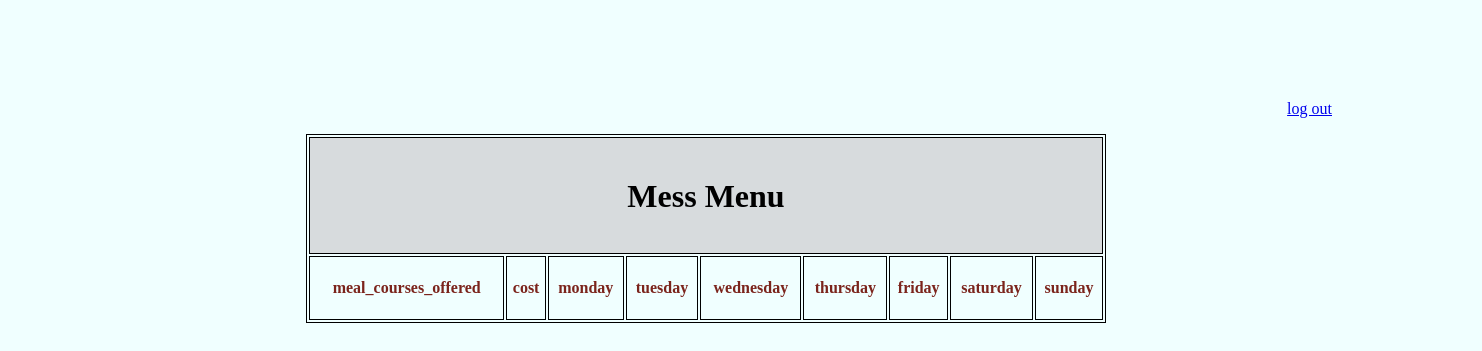
/mess_menu.php, run on an earlier commit of the app's database.
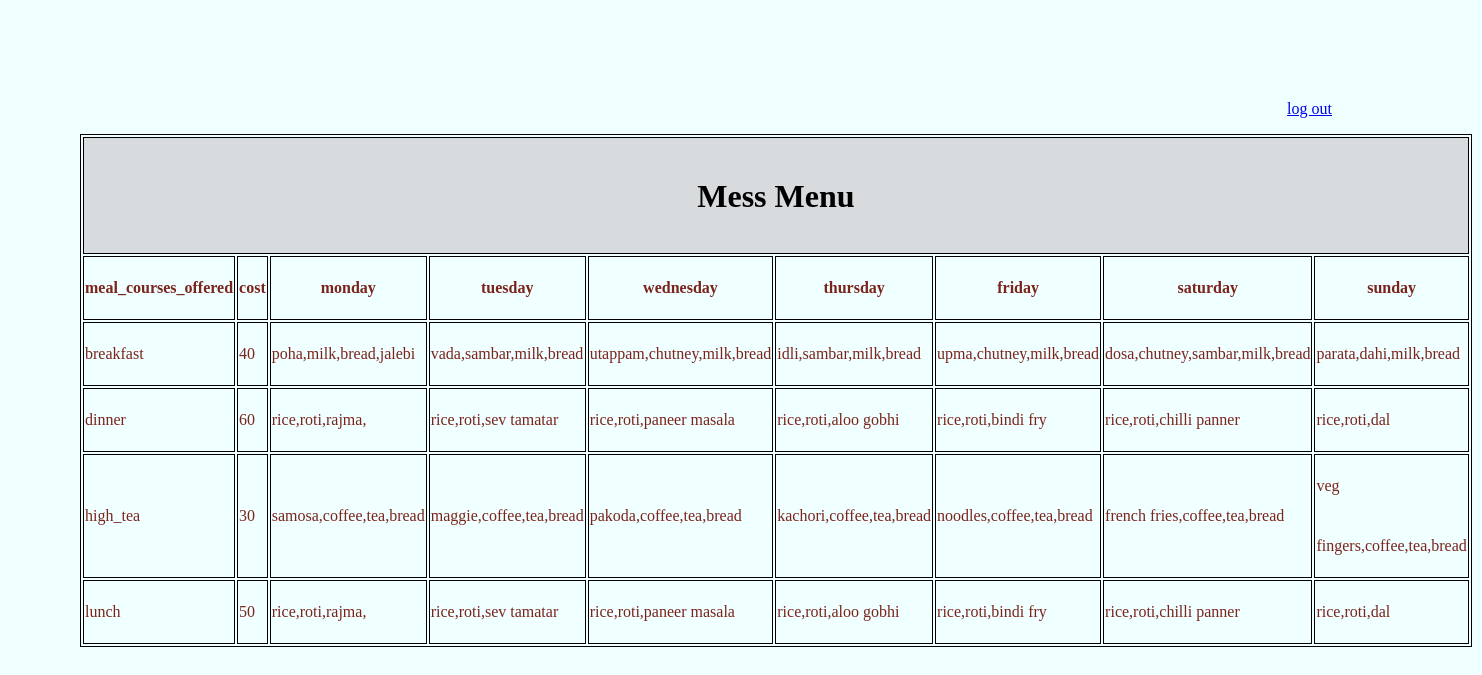
And on a later commit of the database.
### tables this page shows
CREATE TABLE IF NOT EXISTS messmenu (
    meal_courses_offered varchar(200) PRIMARY KEY,
    cost int (11) NOT NULL,
    monday varchar(200),
    tuesday varchar(200),
    wednesday varchar(200),
    thursday varchar(200),
    friday varchar(200),
    saturday varchar(200),
    sunday varchar(200)
);

### mess_menu.php (the view, shortened to what this page needs)
<!doctype html>
<html>
<head>
</head>
<body>
	<p align="right"><a href="index.php">log out </a></p>
	<?php
	$conn = mysqli_connect('localhost', 'root', 'AIDNITRA#P98', 'mess_management');
	$query = mysqli_query($conn, "select * from messmenu ");
	?>
	<table align="center" border="1px" style="width:800px; line-height:60px;">
		<tr>
			<th style="background-color:#D7DBDD" colspan="9">
				<h2>Mess Menu</h2>
			</th>
		</tr>
		<tr>
			<th font color="red"> meal_courses_offered </th>
			<th class="orange"> cost </th>
			<th> monday </th>
			<th> tuesday </th>
			<th> wednesday </th>
			<th> thursday </th>
			<th> friday </th>
			<th> saturday </th>
			<th> sunday </th>
		</tr>
		<?php
		if (mysqli_num_rows($query) != 0) {
			while ($rows = mysqli_fetch_assoc($query)) {
				?>
				<tr>
					<td> <?php echo $rows['meal_courses_offered']; ?></td>
					<td> <?php echo $rows['cost']; ?></td>
					<td> <?php echo $rows['monday']; ?></td>
					<td> <?php echo $rows['tuesday']; ?></td>
					<td> <?php echo $rows['wednesday']; ?></td>
					<td> <?php echo $rows['thursday']; ?></td>
					<td> <?php echo $rows['friday']; ?></td>
					<td> <?php echo $rows['saturday']; ?></td>
					<td> <?php echo $rows['sunday']; ?></td>
				</tr>
				<?php
			}
		}
		?>
	</table>
</body>
</html>

### mess_menu.php (style rules this page uses)
body { margin-top: 100px; margin-bottom: 100px; margin-right: 150px; margin-left: 80px; background-color: azure; color: #7B241C; font-family: verdana; font-size: 100% }
h2 { color: black; font-family: verdana; font-size: 200%; }
table, th, td { border: 1px solid black; }

What changed in the data, as far as the page shows it:
added messmenu: meal_courses_offered "breakfast", cost "40", monday "poha,milk,bread,jalebi", tuesday "vada,sambar,milk,bread", wednesday "utappam,chutney,milk,bread", thursday "idli,sambar,milk,bread", friday "upma,chutney,milk,bread", saturday "dosa,chutney,sambar,milk,bread", sunday "parata,dahi,milk,bread"
added messmenu: meal_courses_offered "dinner", cost "60", monday "rice,roti,rajma,", tuesday "rice,roti,sev tamatar", wednesday "rice,roti,paneer masala", thursday "rice,roti,aloo gobhi", friday "rice,roti,bindi fry", saturday "rice,roti,chilli panner", sunday "rice,roti,dal"
added messmenu: meal_courses_offered "high_tea", cost "30", monday "samosa,coffee,tea,bread", tuesday "maggie,coffee,tea,bread", wednesday "pakoda,coffee,tea,bread", thursday "kachori,coffee,tea,bread", friday "noodles,coffee,tea,bread", saturday "french fries,coffee,tea,bread", sunday "veg fingers,coffee,tea,bread"
added messmenu: meal_courses_offered "lunch", cost "50", monday "rice,roti,rajma,", tuesday "rice,roti,sev tamatar", wednesday "rice,roti,paneer masala", thursday "rice,roti,aloo gobhi", friday "rice,roti,bindi fry", saturday "rice,roti,chilli panner", sunday "rice,roti,dal"
